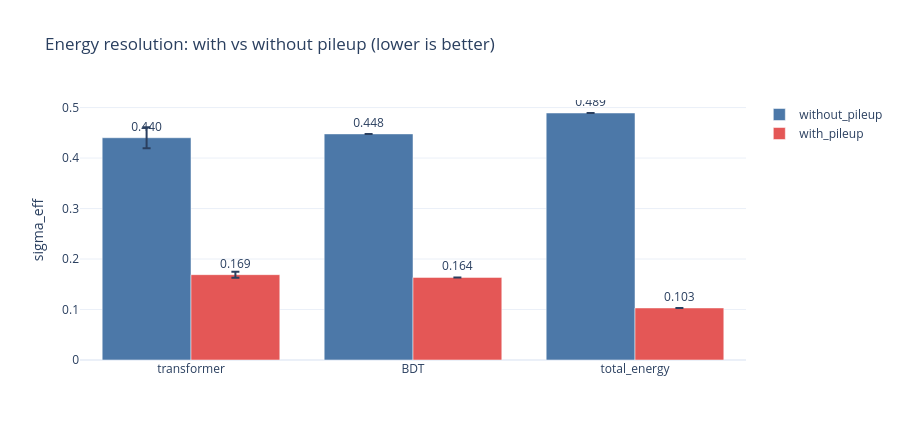

The notebook cell this image was saved under:
### Code cell
import plotly.graph_objects as go
cats = ["transformer", "BDT", "total_energy"]
fig = go.Figure()
for r, col in [(r_without, "#4c78a8"), (r_with, "#e45756")]:
    fig.add_trace(go.Bar(name=r["data"], x=cats,
                         y=[r["transformer_mean"], r["BDT"], r["total_energy"]],
                         error_y=dict(type="data", array=[r["transformer_std"], 0, 0]),
                         marker_color=col,
                         text=[f'{r["transformer_mean"]:.3f}', f'{r["BDT"]:.3f}', f'{r["total_energy"]:.3f}'],
                         textposition="outside"))
fig.update_layout(barmode="group", template="plotly_white", height=440,
                  title="Energy resolution: with vs without pileup (lower is better)",
                  yaxis_title="sigma_eff", legend_title="")
fig.show()

### Figure 1 — Plotly figure (JSON) as saved in the notebook; plotly's stock layout.template omitted (floating-point values rounded to 4 significant figures)
{"data": [{"error_y": {"array": [0.021, 0, 0], "type": "data"}, "marker": {"color": "#4c78a8"}, "name": "without_pileup", "text": ["0.440", "0.448", "0.489"], "textposition": "outside", "type": "bar", "x": ["transformer", "BDT", "total_energy"], "y": [0.4402, 0.4478, 0.4892]}, {"error_y": {"array": [0.0059, 0, 0], "type": "data"}, "marker": {"color": "#e45756"}, "name": "with_pileup", "text": ["0.169", "0.164", "0.103"], "textposition": "outside", "type": "bar", "x": ["transformer", "BDT", "total_energy"], "y": [0.169, 0.1636, 0.1031]}], "layout": {"barmode": "group", "height": 440, "legend": {"title": {"text": ""}}, "title": {"text": "Energy resolution: with vs without pileup (lower is better)"}, "yaxis": {"title": {"text": "sigma_eff"}}}}
